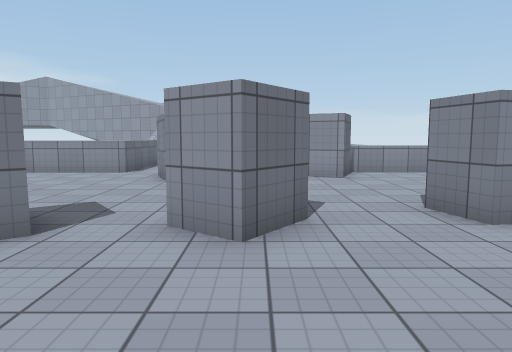
[1] (above)

19 first-person views from a walk through a scene from a Unity 3-D project. The camera is 0.59 m above the floor, tilts 6° down and sees 70° across. The floor is counted in squares, 1 m on a side. Each view is taken from the middle of a square. On the plan, view 1 faces up. The plan holds only what a view shows up to about 10 squares ahead; the rest is blank. The place goes on beyond the plan. Surface patterns are stand-ins for the level's own textures.

[2]
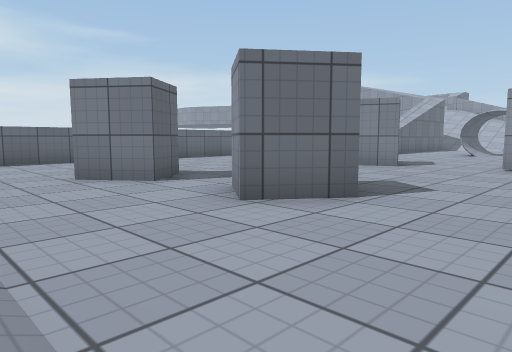

[3]
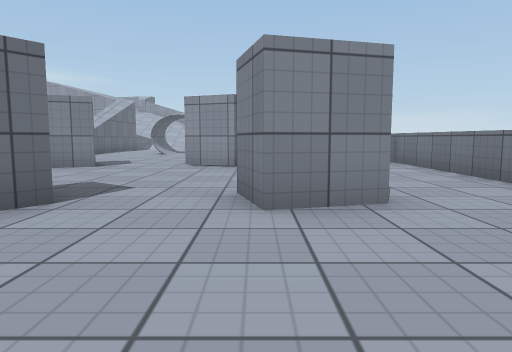

[4]
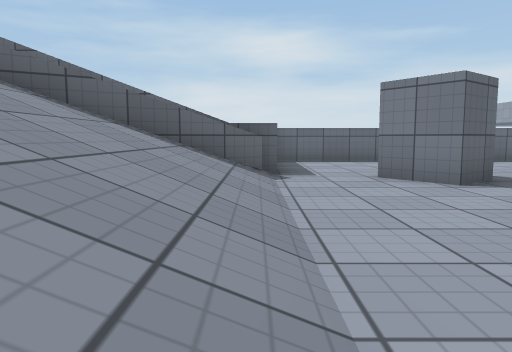

[5]
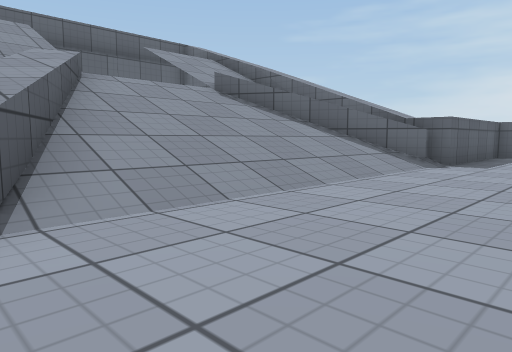

[6]
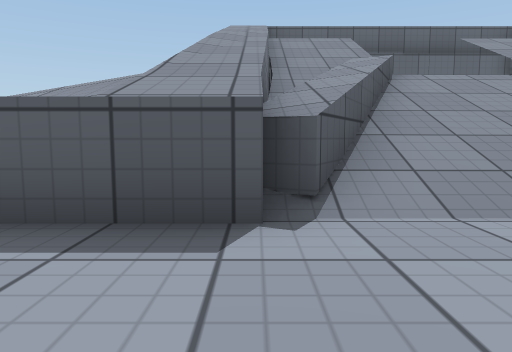

[7]
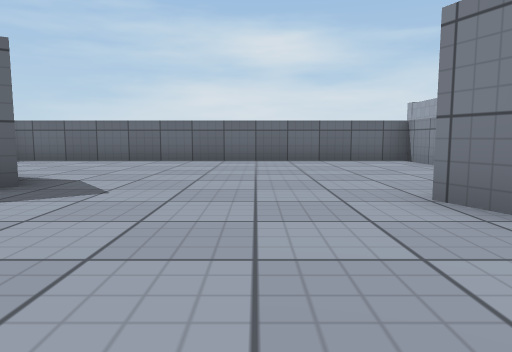

[8]
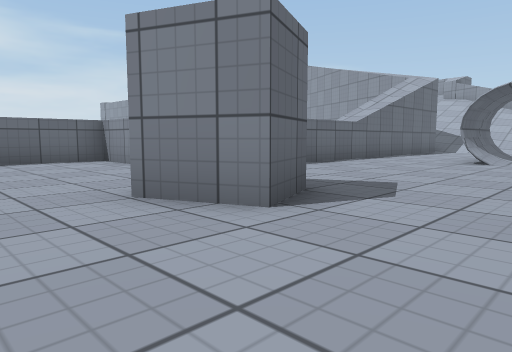

[9]
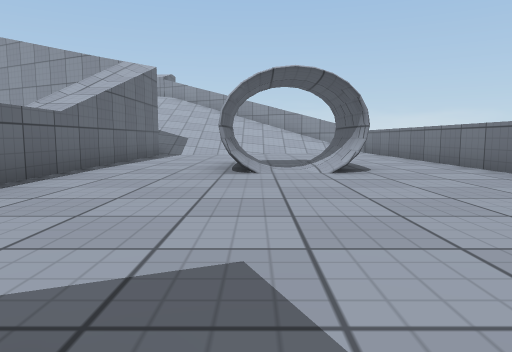

[10]
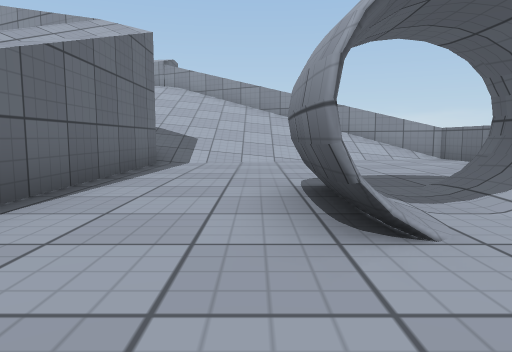

[11]
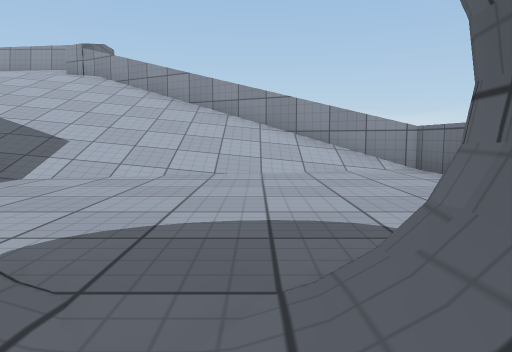

[12]
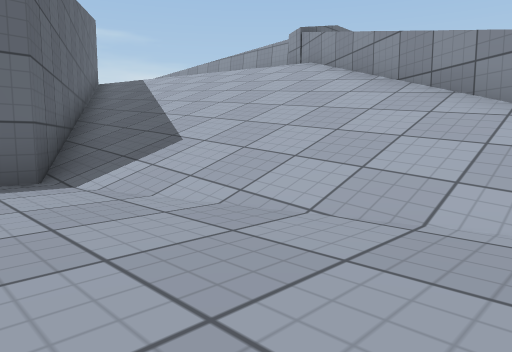

[13]
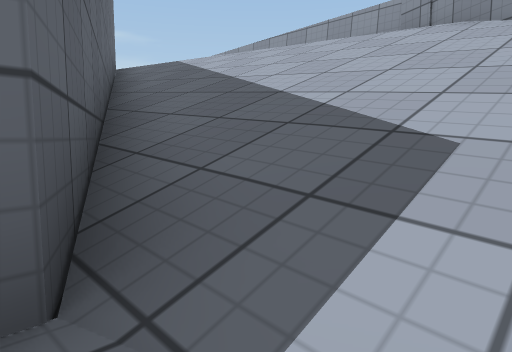

[14]
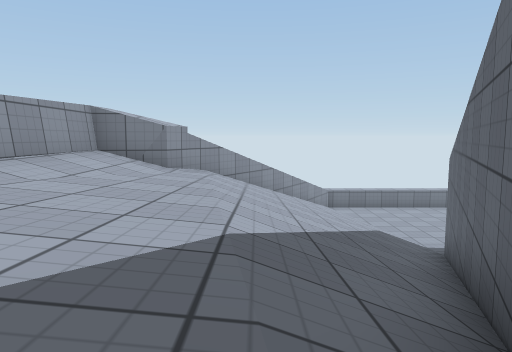

[15]
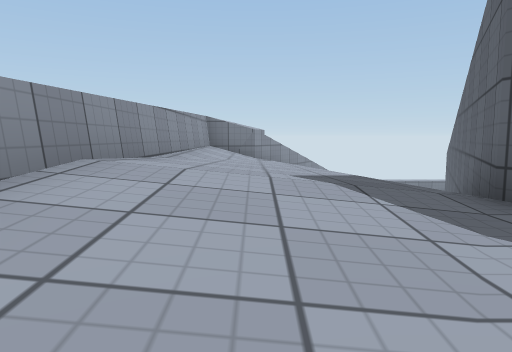

[16]
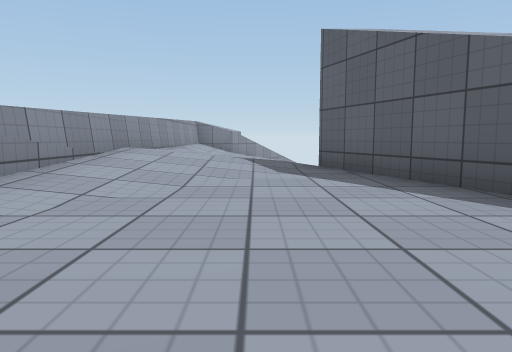

[17]
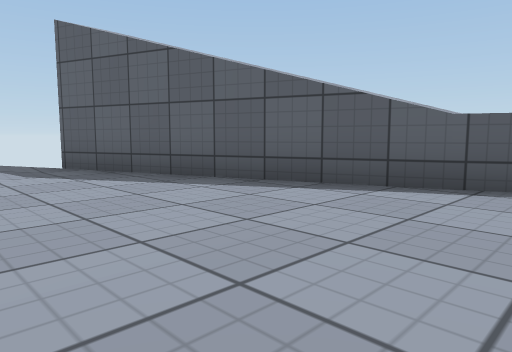

[18]
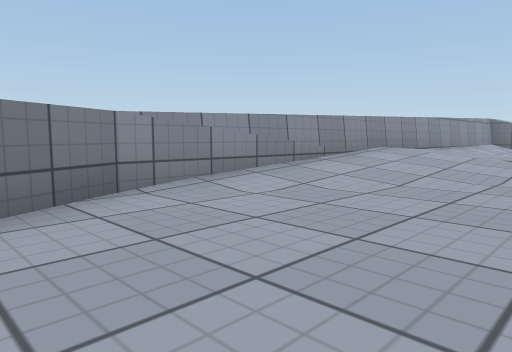

[19]
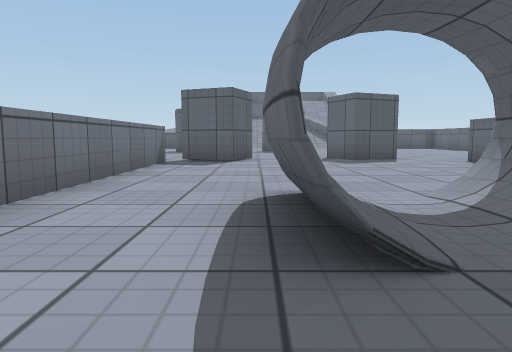

### Floor plan
Key: @ floor where view 1 was taken; # wall or solid block; . main floor; : floor 2.95 m higher than the main floor; + floor 3.1 m higher than the main floor; * floor 3.2 m higher than the main floor; % floor 3.25 m higher than the main floor; / step, stairs or slope; ^ raised ledge.
Columns run from 23 left of view 1 to 7 right of it. Each row starts with its distance up from view 1.
 33  ^^^^^^^^^^######
 32 ^:::////%*++////##
 31 :::::////////////#^
 30 :::::::///////////^#
 29 ::::::::////////////^##
 28 :::::#####////////////##
 27  :####   ###///////////###
 26  ^#        ###///////////##
 25              ###//////////^
 24                ###////....^
 23                  ##.......^
 22                   #.......
 21                   #.......^
 20                   #.......^
 19                   #..#//#.^
 18                   #..##/#.^
 17                   #.......^
 16                   #.......^
 15                   #.......^
 14                   #.......^
 13                   #.......^
 12               #####......##
 11               #......#...##   ^
 10               #......#...... .^
  9               #............. .^
  8               #............. .^
  7               #............ ..^
  6               #...........# ..^
  5               #.....#.##..##..
  4               #....##..#.....
  3               #..............
  2               #...............
  1               #####^///////##^
  0                    ^^//@//^#
 -1                   ^^^/////^^^
 -2                    ^ ^///^^^^
 -3                    ^ ^  #^^^^
 -4                    ^ ^   ^^^^
 -5                      ^   ^^

Positions as (right, up) in squares from view 1, and headings:
1: (0, 0), facing up
2: (3, 1), facing up-left
3: (3, 1), facing up
4: (3, 1), facing left
5: (4, 4), facing down-left
6: (4, 4), facing down
7: (1, 8), facing left
8: (1, 8), facing up-left
9: (-1, 11), facing up
10: (-2, 15), facing up
11: (0, 18), facing up
12: (1, 22), facing up-left
13: (-3, 23), facing up-left
14: (-15, 29), facing right
15: (-19, 31), facing right
16: (-23, 30), facing right
17: (-23, 31), facing down-right
18: (-23, 29), facing up-right
19: (1, 21), facing down
